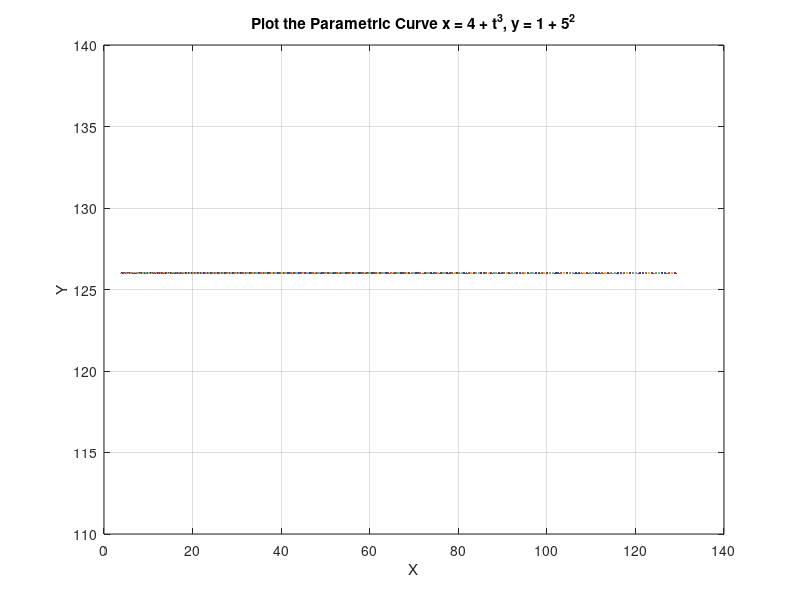

MATLAB code for this plot:
t = 0:0.01:5;
x = 4 +t.^3;
y = 1 + 5 * 5.^2;

plot(x, y);
xlabel('X');
ylabel('Y');
title('Plot the Parametric Curve x = 4 + t^3, y = 1 + 5^2')
grid on
